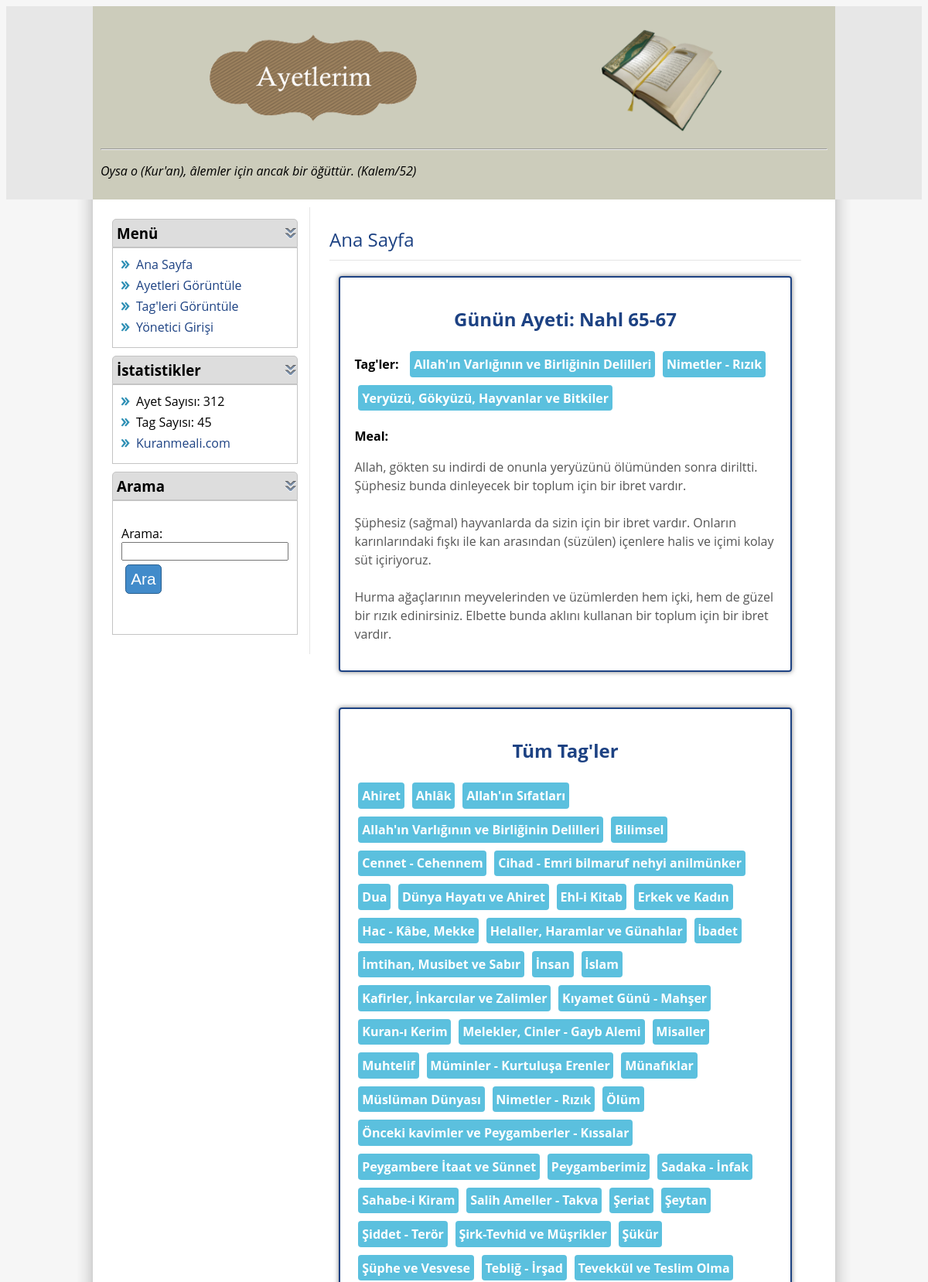
The page / (upper part) on the database its author committed.
### tables this page shows
CREATE TABLE IF NOT EXISTS `ayet` (
  `ayet_id` int(10) unsigned NOT NULL AUTO_INCREMENT,
  `tarih` int(10) unsigned NOT NULL,
  `sure_no` varchar(10) NOT NULL,
  `sure_adi` varchar(20) NOT NULL,
  `ayet_meal` varchar(5000) NOT NULL,
  `ek_not` varchar(5000) DEFAULT NULL,
  PRIMARY KEY (`ayet_id`)
);

CREATE TABLE IF NOT EXISTS `tag` (
  `tag_id` int(10) unsigned NOT NULL AUTO_INCREMENT,
  `tarih` int(10) unsigned NOT NULL,
  `tag_adi` varchar(100) DEFAULT NULL,
  PRIMARY KEY (`tag_id`)
);

### classes/Tag.php (called while the page is built, shortened)
<?php
require_once("functions.php");
class Tag {
	public static function getById( $tag_id)
	{
		$bag = baglan();
		$query = "SELECT * FROM tag WHERE tag_id = '$tag_id'";
		$result = mysqli_query($bag,$query);
		$data = mysqli_fetch_array($result);
		return new Tag($data);
	}
	public static function getList( $limit = "LIMIT 20", $order = "tarih DESC" )
	{
		$bag = baglan();
		$query = "SELECT SQL_CALC_FOUND_ROWS * FROM tag ORDER BY " . $order . " " . $limit;
		$result = mysqli_query($bag,$query);
		$list = array();
		while ( $data = mysqli_fetch_array($result) )
		{
			$list[] = new Tag($data);
		}
		$num = getLastResultNum($bag);
		return $list;
	}
}
?>

### functions.php (called while the page is built, shortened)
<?php
function getLastResultNum($baglanti)
{
	$query = "SELECT FOUND_ROWS()";
	$result = mysqli_query($baglanti,$query);
	$result = mysqli_fetch_array($result, MYSQLI_NUM);
	return $result[0];
}
?>

### classes/Ayet.php (called while the page is built, shortened)
<?php
class Ayet {
	public static function getList( $limit = "LIMIT 5", $order = "tarih DESC" )
	{
		$bag = baglan();
		if($order != "") $query = "SELECT SQL_CALC_FOUND_ROWS * FROM ayet ORDER BY " . $order . " " . $limit . "";
		else $query = "SELECT SQL_CALC_FOUND_ROWS * FROM ayet " . $limit . "";
		$result = mysqli_query($bag,$query);
		$list = array();
		while ( $data = mysqli_fetch_array($result) )
		{
			$list[] = new Ayet($data);
		}
		$num = getLastResultNum($bag);
		return $list;
	}
	public static function getTotalAyetNumber()
	{
		$bag = baglan();
		$query = "SELECT COUNT(*) FROM ayet";
		$result = mysqli_query($bag, $query);
		$num = mysqli_fetch_array($result, MYSQLI_NUM);
		return $num[0];
	}
	public static function getGununAyeti()
	{
		$bag = baglan();
		$query = "SELECT * FROM gunun_ayeti";
		$result = mysqli_query($bag, $query);
		$result = mysqli_fetch_array($result);
		$ulasilan_sayi = $result['ulasilan_sayi'];
		$duzenlenen_tarih = date("z", $result['duzenlenen_tarih']);
		$ayet_sayisi = self::getTotalAyetNumber();
		$bugun = date("z" ,time() );
		$list = self::getList("LIMIT $ulasilan_sayi, 1");
		return $list[0];
	}
}
?>

### classes/AyetTag.php (called while the page is built, shortened)
<?php
require_once("functions.php");
class AyetTag {
	public static function getTagListByAyet( $ayet_id, $sahip_oldugu_tagler = TRUE, $limit = "LIMIT 1000", $order = "tarih DESC")
	{
		$bag = baglan();
		if($sahip_oldugu_tagler)
		{
			$query = "SELECT SQL_CALC_FOUND_ROWS * FROM tag, ayet_tag WHERE tag.tag_id = ayet_tag.tag_id AND ayet_id = '$ayet_id' ORDER BY " . $order . " " . $limit;
		}
		else
		{
			$query = "SELECT SQL_CALC_FOUND_ROWS tag_id FROM tag WHERE tag_id NOT IN ( SELECT tag_id FROM ayet_tag WHERE ayet_id = '$ayet_id' ) ORDER BY " . $order . " " . $limit;
		}
		$result = mysqli_query($bag,$query);
		$list = array();
		while( $data = mysqli_fetch_array($result, MYSQLI_NUM) )
		{
			$list[] = Tag::getById($data[0]);
		}
		$num = getLastResultNum($bag);
		return $list;
	}
}
?>

### templates/anasayfa.php (the view, shortened to what this page needs)
<?php include "templates/include/header.php" ?>
      <?php
		$tagler = $veriler['tagler'];
		$gunun_ayeti = $veriler['gunun_ayeti'];
		$gunun_ayeti_tagler = $veriler['gunun_ayeti_tagler'];
	  ?>
	  <div id="content">
		<div id="title">Ana Sayfa</div>
		<div id="ayet">
		<p id="baslik"><?php echo "<a href='ayetler.php?action=ayetGoster&ayetId={$gunun_ayeti->ayet_id}' class='link'>Günün Ayeti: " . $gunun_ayeti->sure_adi . " " . $gunun_ayeti->sure_no ."</a>" ?></p>
		<p><div id="tagler-yazisi"><strong>Tag'ler: </strong></div>
		<?php
		foreach($gunun_ayeti_tagler as $t)
		{
			echo "<a class='button' id='tag' href='tagler.php?action=tagGoster&tagId={$t->tag_id}'>{$t->tag_adi}</a>";
		}
		?>
		</p>
		<p><strong>Meal:</strong></p>
		<p><?php echo metin_goster($gunun_ayeti->ayet_meal); ?></p>
		</div>
		<br />
		<div id="ayet">
		<p id="baslik">Tüm Tag'ler</p>
		<?php
		foreach($tagler as $t)
		{
			echo "<a class='button' id='tag' href='tagler.php?action=tagGoster&tagId={$t->tag_id}' style='float:left;'>{$t->tag_adi}</a>";
		}
		?>
		</div>
		<br />
		<br />
		<br />
	</div>
<?php include "templates/include/footer.php" ?>

### style.css (style rules this page uses)
body { font-family:'Open Sans','Helvetica'; background-color: #F6F6F6; color: #000; }
div#tagler-yazisi { padding:.3em .3em .3em 0; text-align:center; font-size:1.3em; text-decoration:none; margin:5px 5px 5px 0; font-size:1em; font-weight:bold; float:left; }
#content { width: 610px; padding: 25px; float: left; }
#ayet { padding: 3%; border: 2px double #1d4283; border-radius: 4px; -moz-border-radius: 4px; -webkit-border-radius: 4px; margin: 2%; color:#555; line-height: 150%; font-size: 1em; font-family:'Open Sans','Helvetica'; webkit-box-shadow: 0 0 6px rgba(0,0,0,0.5); -moz-box-shadow: 0 0 6px rgba(0,0,0,0.5); box-shadow: 0 0 6px rgba(0,0,0,0.5); overflow:hidden; }
#ayet strong { font-style:normal; color: black; font-weight: bold; }
#ayet #baslik { text-align: center; font-size:1.5em; color: #1d4283; font-weight:bold; }
.button { border:1px solid #285e8e; font-size:1.3em; text-decoration:none; margin:5px; border-radius: .25em; -moz-border-radius: .25em; -webkit-border-radius: .25em; background-color:#428bca; padding:.3em; color:white; }
#tag.button { font-size:1em; font-weight:bold; background-color:#5bc0de; border-width:0; float:left; }
#title { padding-bottom: 10px; margin-bottom: 20px; border-bottom: 1px solid #E5E5E5; color: #1d4283; font-size: 1.5em; }
.link:link { text-decoration:none; color:#1d4283; font-size:1em; }

### rows shown on the page
ayet: sure_adi "Nahl", sure_no "65-67", ayet_meal "Allah, gökten su indirdi de onunla yeryüzünü ölümünden sonra diriltti. Şüphesiz bunda dinleyecek bir toplum için bir ibret vardır. Şüphesiz (sağmal) hayvanlarda da sizin için bir ibret vardır. Onların karınlarındaki fışkı ile kan arasından (süzülen) içenlere halis ve içimi kolay süt içiriyoruz. Hurma ağaçlarının meyvelerinden ve üzümlerden hem içki, hem de güzel bir rızık edinirsiniz. Elbette bunda aklını kullanan bir toplum için bir ibret vardır."
tag: tag_adi "Allah'ın Varlığının ve Birliğinin Delilleri"
tag: tag_adi "Nimetler - Rızık"
tag: tag_adi "Yeryüzü, Gökyüzü, Hayvanlar ve Bitkiler"
tag: tag_adi "Ahiret"
tag: tag_adi "Ahlâk"
tag: tag_adi "Allah'ın Sıfatları"
tag: tag_adi "Bilimsel"
tag: tag_adi "Cennet - Cehennem"
tag: tag_adi "Cihad - Emri bilmaruf nehyi anilmünker"
tag: tag_adi "Dua"
tag: tag_adi "Dünya Hayatı ve Ahiret"
tag: tag_adi "Ehl-i Kitab"
tag: tag_adi "Erkek ve Kadın"
tag: tag_adi "Hac - Kâbe, Mekke"
tag: tag_adi "Helaller, Haramlar ve Günahlar"
tag: tag_adi "İbadet"
tag: tag_adi "İmtihan, Musibet ve Sabır"
tag: tag_adi "İnsan"
tag: tag_adi "İslam"
tag: tag_adi "Kafirler, İnkarcılar ve Zalimler"
tag: tag_adi "Kıyamet Günü - Mahşer"
tag: tag_adi "Kuran-ı Kerim"
tag: tag_adi "Melekler, Cinler - Gayb Alemi"
tag: tag_adi "Misaller"
tag: tag_adi "Muhtelif"
tag: tag_adi "Müminler - Kurtuluşa Erenler"
tag: tag_adi "Münafıklar"
tag: tag_adi "Müslüman Dünyası"
tag: tag_adi "Ölüm"
tag: tag_adi "Önceki kavimler ve Peygamberler - Kıssalar"
tag: tag_adi "Peygambere İtaat ve Sünnet"
tag: tag_adi "Peygamberimiz"
tag: tag_adi "Sadaka - İnfak"
tag: tag_adi "Sahabe-i Kiram"
tag: tag_adi "Salih Ameller - Takva"
tag: tag_adi "Şeriat"
tag: tag_adi "Şeytan"
tag: tag_adi "Şiddet - Terör"
tag: tag_adi "Şirk-Tevhid ve Müşrikler"
tag: tag_adi "Şükür"
tag: tag_adi "Şüphe ve Vesvese"
tag: tag_adi "Tebliğ - İrşad"
tag: tag_adi "Tevekkül ve Teslim Olma"

### other values the page prints
Ayet::getTotalAyetNumber() "312"
Tag::getTotalTagNumber() "45"
